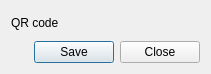
<?xml version="1.0" encoding="UTF-8"?>
<ui version="4.0">
 <class>Dialog</class>
 <widget class="QDialog" name="Dialog">
  <property name="geometry">
   <rect>
    <x>0</x>
    <y>0</y>
    <width>211</width>
    <height>74</height>
   </rect>
  </property>
  <property name="windowTitle">
   <string/>
  </property>
  <layout class="QVBoxLayout" name="verticalLayout">
   <item>
    <widget class="QLabel" name="qrCodeLabel">
     <property name="accessibleDescription">
      <string>pix</string>
     </property>
     <property name="text">
      <string>QR code</string>
     </property>
    </widget>
   </item>
   <item>
    <widget class="QDialogButtonBox" name="buttonBox">
     <property name="orientation">
      <enum>Qt::Horizontal</enum>
     </property>
     <property name="standardButtons">
      <set>QDialogButtonBox::Close|QDialogButtonBox::Save</set>
     </property>
    </widget>
   </item>
  </layout>
 </widget>
 <resources/>
 <connections>
  <connection>
   <sender>buttonBox</sender>
   <signal>clicked(QAbstractButton*)</signal>
   <receiver>Dialog</receiver>
   <slot>close()</slot>
   <hints>
    <hint type="sourcelabel">
     <x>53</x>
     <y>67</y>
    </hint>
    <hint type="destinationlabel">
     <x>207</x>
     <y>40</y>
    </hint>
   </hints>
  </connection>
 </connections>
</ui>
